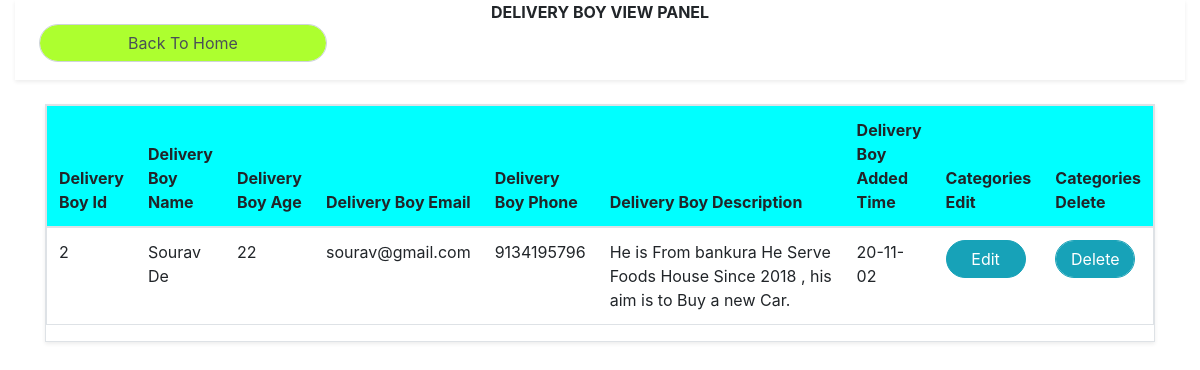
Page /admin/admin_delivery_boy_action.php (signed in) on the committed database.
### tables this page shows
CREATE TABLE `delivery_boy` (
  `delivry_boy_slno` int(255) NOT NULL,
  `delivry_boy_name` varchar(255) NOT NULL,
  `delivry_boy_age` varchar(255) NOT NULL,
  `delivry_boy_email` varchar(255) NOT NULL,
  `delivry_boy_phone` varchar(255) NOT NULL,
  `delivry_boy_desp` varchar(1500) NOT NULL,
  `delivry_boy_add_time` datetime NOT NULL DEFAULT CURRENT_TIMESTAMP,
  `delivry_boy_migratio_image` varchar(255) NOT NULL
);

### admin/admin_delivery_boy_action.php (the view, shortened to what this page needs)
<?php
include '../connection.php';
if(!isset($_SESSION['loggedin'])){
header("location:../login_user.php");
}
else if(isset($_SESSION['loggedin']) && $_SESSION['user']==null){
    header("location:../index.php");
}
else if(isset($_SESSION['loggedin']) && $_SESSION['user']=='admin'){
?>
<!doctype html>
<html lang="en">
<head>
    <link rel="stylesheet" href="https://cdn.jsdelivr.net/npm/bootstrap@4.5.3/dist/css/bootstrap.min.css"
>
    <link rel="stylesheet" href="../css/style.css">
</head>
<body>
    <div class="container-fluid">
        <div class="shadow-sm mt-0 text-center" style="height: 80px; font-size:20;"><b>DELIVERY BOY VIEW
                PANEL</b>
                <a href="admin_home.php"><button type="submit" class="form-control ml-4" id="button_color" style="width: 18rem;">Back To Home</button></a>
            </div>
        <div class="container">
            <div class="shadow-sm border my-4" style="overflow-x: auto;">
                <table class="table  border" style="width: 100%;" >
                    <thead>
                        <tr style="background-color:cyan;">
                            <th >Delivery Boy Id</th>
                            <th>Delivery Boy Name</th>
                            <th>Delivery Boy Age</th>
                            <th>Delivery Boy Email</th>
                            <th>Delivery Boy Phone</th>
                            <th style="width: 40%;">Delivery Boy Description</th>
                            <th>Delivery Boy Added Time</th>
                            <th>Categories Edit</th>
                            <th>Categories Delete</th>
                        </tr>
                    </thead>
                    <tbody>
                        <?php
$sql="select * from `delivery_boy`";
$result=mysqli_query($conn,$sql);
while($row=mysqli_fetch_assoc($result)){
    $date=date_create($row['delivry_boy_add_time']);
   $date_add= date_format($date,"y-m-d");
    echo '    <tr>
    <td>'.$row['delivry_boy_slno'].'</td>
    <td>'.$row['delivry_boy_name'].'</td>
    <td>'.$row['delivry_boy_age'].'</td>
    <td>'.$row['delivry_boy_email'].'</td>
    <td>'.$row['delivry_boy_phone'].'</td>
    <td style="width: 40%;">'.$row['delivry_boy_desp'].'</td>
    <td>'.$date_add.'</td>
    <td><a href="update_action_delivery_boy.php?update_id='.$row['delivry_boy_slno'].'"><button type="button" style="width:5rem; border-radius:20px;" class="form- control btn btn-info" >Edit</button></a></td>
    <td><a href="delete_action_delivery_boy.php?delete_id='.$row['delivry_boy_slno'].'"><button type="button" style="width:5rem; border-radius:20px;" class="form-control btn btn-info" >Delete</button></a></td>
    </tr>';
}
?>
                    </tbody>
                </table>
            </div>
        </div>
    </div>
</body>
</html>
<?php } ?>

### css/style.css (style rules this page uses)
#button_color { border-radius: 20px; background-color: greenyellow; }

### rows in the picture
delivery_boy: delivry_boy_slno "2", delivry_boy_name "Sourav De", delivry_boy_age "22", delivry_boy_email "sourav@gmail.com", delivry_boy_phone "9134195796", delivry_boy_desp "He is From bankura He Serve Foods House Since 2018 , his aim is to Buy a new Car.", delivry_boy_add_time "20-11-02"
